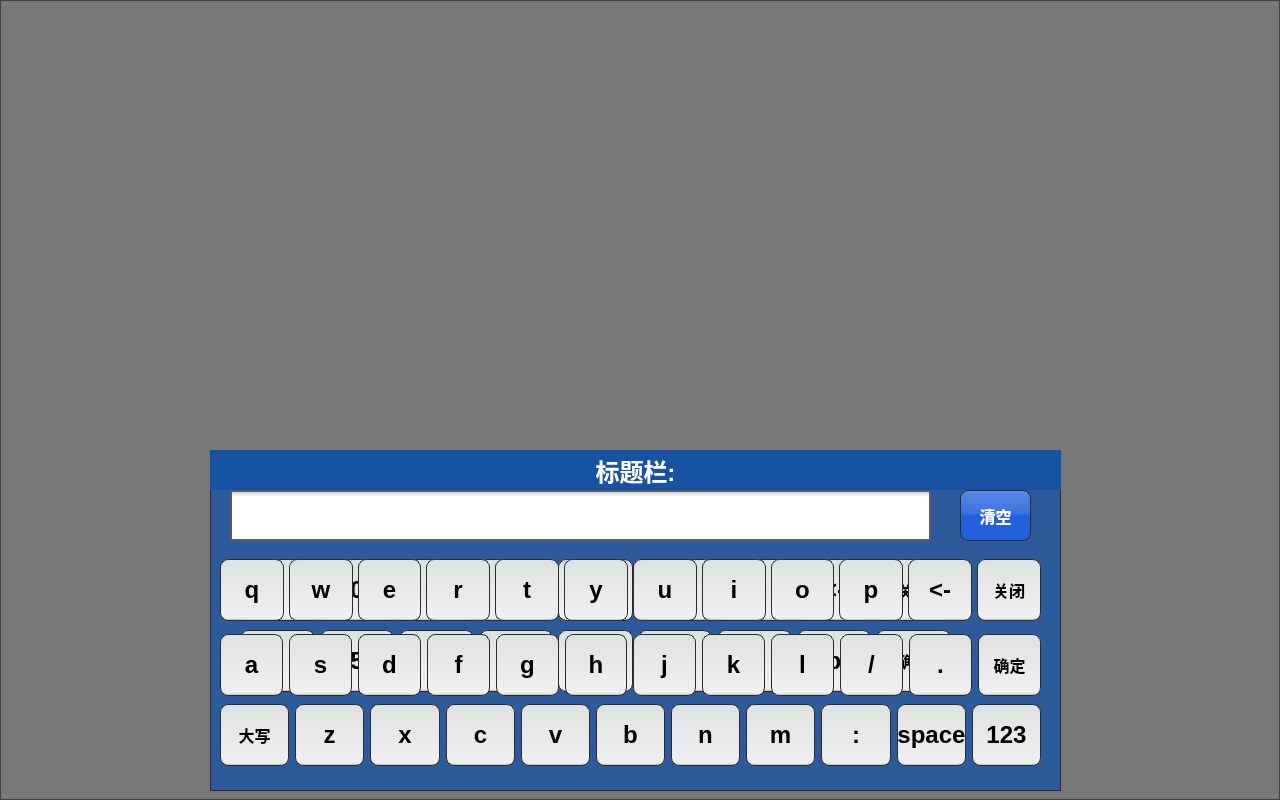
<?xml version="1.0" encoding="UTF-8"?>
<ui version="4.0">
 <class>DialogInput</class>
 <widget class="QDialog" name="DialogInput">
  <property name="geometry">
   <rect>
    <x>0</x>
    <y>0</y>
    <width>1280</width>
    <height>800</height>
   </rect>
  </property>
  <property name="windowTitle">
   <string>Dialog</string>
  </property>
  <property name="styleSheet">
   <string notr="true"/>
  </property>
  <widget class="QFrame" name="frame">
   <property name="geometry">
    <rect>
     <x>0</x>
     <y>0</y>
     <width>1280</width>
     <height>800</height>
    </rect>
   </property>
   <property name="styleSheet">
    <string notr="true">#frame{
background-color: rgba(38, 38, 38, 150);
}
QFrame#frame_2{	
	background-color: rgba(24, 82, 163,200);
	border: 1px solid rgb(44, 44, 44);
}

QPushButton{		
border: 1px solid rgb(44, 44, 44);
border-radius: 8px;
height: 60px;
width: 60px; 		
font: bold 24px;	
	color: rgb(0, 0, 0);
	background-color: qlineargradient(spread:pad, x1:1, y1:1, x2:1, y2:0, stop:0 rgba(181, 181, 182, 230), stop:0.0397727 rgba(239, 240, 241, 255), stop:0.994318 rgba(224, 225, 225, 255));
}
QPushButton:hover{
	background-color: qlineargradient(spread:pad, x1:1, y1:1, x2:1, y2:0, stop:0 rgba(181, 181, 182, 230), stop:0.0227273 rgba(158, 241, 135, 255), stop:0.994318 rgba(181, 225, 133, 255));	
border: 1px solid rgb(44, 44, 44);
	height: 60px;
	width: 60px; 		
	font: bold 24px;
	color: rgb(0, 0, 0);
}
QPushButton:pressed{	
	background-color: qlineargradient(spread:pad, x1:1, y1:1, x2:1, y2:0, stop:0 rgba(181, 181, 182, 230), stop:0.0227273 rgba(158, 241, 135, 255), stop:0.994318 rgba(181, 225, 133, 255));	
border: 1px solid rgb(44, 44, 44);
	height: 60px;
	width: 60px; 		
	font: bold 24px;
	color: rgb(0, 0, 0);
}
QPushButton:focus{padding: -1;}
</string>
   </property>
   <property name="frameShape">
    <enum>QFrame::StyledPanel</enum>
   </property>
   <property name="frameShadow">
    <enum>QFrame::Raised</enum>
   </property>
   <widget class="QFrame" name="frame_2">
    <property name="geometry">
     <rect>
      <x>210</x>
      <y>450</y>
      <width>851</width>
      <height>341</height>
     </rect>
    </property>
    <property name="styleSheet">
     <string notr="true"/>
    </property>
    <property name="frameShape">
     <enum>QFrame::StyledPanel</enum>
    </property>
    <property name="frameShadow">
     <enum>QFrame::Raised</enum>
    </property>
    <widget class="QWidget" name="widget_2" native="true">
     <property name="geometry">
      <rect>
       <x>10</x>
       <y>90</y>
       <width>781</width>
       <height>171</height>
      </rect>
     </property>
     <property name="styleSheet">
      <string notr="true"/>
     </property>
     <widget class="QWidget" name="gridLayoutWidget">
      <property name="geometry">
       <rect>
        <x>20</x>
        <y>10</y>
        <width>711</width>
        <height>151</height>
       </rect>
      </property>
      <layout class="QGridLayout" name="gridLayout" rowstretch="0,0" columnstretch="0,0,0,0,0,0,0,0,0,0" rowminimumheight="0,0" columnminimumwidth="0,0,0,0,0,0,0,0,0,0">
       <property name="horizontalSpacing">
        <number>5</number>
       </property>
       <property name="verticalSpacing">
        <number>0</number>
       </property>
       <item row="1" column="9">
        <widget class="QPushButton" name="pushButton_number_ok">
         <property name="focusPolicy">
          <enum>Qt::NoFocus</enum>
         </property>
         <property name="styleSheet">
          <string notr="true">font:bold 16px;</string>
         </property>
         <property name="text">
          <string>确定</string>
         </property>
        </widget>
       </item>
       <item row="0" column="4">
        <widget class="QPushButton" name="pushButton_key_3">
         <property name="focusPolicy">
          <enum>Qt::NoFocus</enum>
         </property>
         <property name="text">
          <string>3</string>
         </property>
        </widget>
       </item>
       <item row="0" column="2">
        <widget class="QPushButton" name="pushButton_key_1">
         <property name="focusPolicy">
          <enum>Qt::NoFocus</enum>
         </property>
         <property name="text">
          <string>1</string>
         </property>
        </widget>
       </item>
       <item row="0" column="6">
        <widget class="QPushButton" name="pushButton_key_point_2">
         <property name="minimumSize">
          <size>
           <width>40</width>
           <height>40</height>
          </size>
         </property>
         <property name="focusPolicy">
          <enum>Qt::NoFocus</enum>
         </property>
         <property name="text">
          <string>.</string>
         </property>
        </widget>
       </item>
       <item row="0" column="0">
        <widget class="QPushButton" name="pushButton_key_add">
         <property name="focusPolicy">
          <enum>Qt::NoFocus</enum>
         </property>
         <property name="text">
          <string>+</string>
         </property>
        </widget>
       </item>
       <item row="0" column="9">
        <widget class="QPushButton" name="pushButton_number_hide">
         <property name="focusPolicy">
          <enum>Qt::NoFocus</enum>
         </property>
         <property name="styleSheet">
          <string notr="true">font:bold 16px;</string>
         </property>
         <property name="text">
          <string>关闭</string>
         </property>
        </widget>
       </item>
       <item row="0" column="1">
        <widget class="QPushButton" name="pushButton_key_0">
         <property name="focusPolicy">
          <enum>Qt::NoFocus</enum>
         </property>
         <property name="text">
          <string>0</string>
         </property>
        </widget>
       </item>
       <item row="0" column="7">
        <widget class="QPushButton" name="pushButton_number_del">
         <property name="focusPolicy">
          <enum>Qt::NoFocus</enum>
         </property>
         <property name="text">
          <string>&lt;-</string>
         </property>
        </widget>
       </item>
       <item row="0" column="3">
        <widget class="QPushButton" name="pushButton_key_2">
         <property name="focusPolicy">
          <enum>Qt::NoFocus</enum>
         </property>
         <property name="text">
          <string>2</string>
         </property>
        </widget>
       </item>
       <item row="0" column="5">
        <widget class="QPushButton" name="pushButton_key_4">
         <property name="focusPolicy">
          <enum>Qt::NoFocus</enum>
         </property>
         <property name="text">
          <string>4</string>
         </property>
        </widget>
       </item>
       <item row="1" column="7">
        <widget class="QPushButton" name="pushButton_abc">
         <property name="focusPolicy">
          <enum>Qt::NoFocus</enum>
         </property>
         <property name="text">
          <string>abc</string>
         </property>
        </widget>
       </item>
       <item row="1" column="6">
        <widget class="QPushButton" name="pushButton_key_">
         <property name="focusPolicy">
          <enum>Qt::NoFocus</enum>
         </property>
         <property name="text">
          <string>_</string>
         </property>
        </widget>
       </item>
       <item row="1" column="5">
        <widget class="QPushButton" name="pushButton_key_9">
         <property name="focusPolicy">
          <enum>Qt::NoFocus</enum>
         </property>
         <property name="text">
          <string>9</string>
         </property>
        </widget>
       </item>
       <item row="1" column="4">
        <widget class="QPushButton" name="pushButton_key_8">
         <property name="focusPolicy">
          <enum>Qt::NoFocus</enum>
         </property>
         <property name="text">
          <string>8</string>
         </property>
        </widget>
       </item>
       <item row="1" column="3">
        <widget class="QPushButton" name="pushButton_key_7">
         <property name="focusPolicy">
          <enum>Qt::NoFocus</enum>
         </property>
         <property name="text">
          <string>7</string>
         </property>
        </widget>
       </item>
       <item row="1" column="2">
        <widget class="QPushButton" name="pushButton_key_6">
         <property name="focusPolicy">
          <enum>Qt::NoFocus</enum>
         </property>
         <property name="text">
          <string>6</string>
         </property>
        </widget>
       </item>
       <item row="1" column="1">
        <widget class="QPushButton" name="pushButton_key_5">
         <property name="focusPolicy">
          <enum>Qt::NoFocus</enum>
         </property>
         <property name="text">
          <string>5</string>
         </property>
        </widget>
       </item>
       <item row="1" column="0">
        <widget class="QPushButton" name="pushButton_key_del">
         <property name="focusPolicy">
          <enum>Qt::NoFocus</enum>
         </property>
         <property name="text">
          <string>-</string>
         </property>
        </widget>
       </item>
      </layout>
     </widget>
    </widget>
    <widget class="QPushButton" name="pushButton_clear">
     <property name="geometry">
      <rect>
       <x>750</x>
       <y>40</y>
       <width>71</width>
       <height>51</height>
      </rect>
     </property>
     <property name="focusPolicy">
      <enum>Qt::NoFocus</enum>
     </property>
     <property name="styleSheet">
      <string notr="true"> border-style: solid;
 border-width: 1px;

color: rgb(255, 255, 255);

font:bold 16px;
background-color: qlineargradient(spread:pad, x1:1, y1:1, x2:1, y2:0, stop:0.505682 rgba(35, 97, 222, 247), stop:0.539773 rgba(61, 114, 223, 247), stop:1 rgba(93, 142, 239, 238));</string>
     </property>
     <property name="text">
      <string>清空</string>
     </property>
    </widget>
    <widget class="QLineEdit" name="lineEdit_toolText">
     <property name="geometry">
      <rect>
       <x>20</x>
       <y>40</y>
       <width>701</width>
       <height>51</height>
      </rect>
     </property>
     <property name="mouseTracking">
      <bool>true</bool>
     </property>
     <property name="focusPolicy">
      <enum>Qt::ClickFocus</enum>
     </property>
     <property name="styleSheet">
      <string notr="true">background-color: qlineargradient(spread:pad, x1:1, y1:0, x2:1, y2:0.135455, stop:0 rgba(204, 204, 204, 255), stop:0.892045 rgba(255, 255, 255, 255));
font: bold 28px;

border-radius: 1px;
border: 2px solid  rgb(91, 91, 91);

color: rgb(0, 0, 255);


</string>
     </property>
     <property name="text">
      <string/>
     </property>
     <property name="maxLength">
      <number>200</number>
     </property>
     <property name="readOnly">
      <bool>false</bool>
     </property>
    </widget>
    <widget class="QWidget" name="widget" native="true">
     <property name="geometry">
      <rect>
       <x>0</x>
       <y>90</y>
       <width>841</width>
       <height>241</height>
      </rect>
     </property>
     <property name="styleSheet">
      <string notr="true"/>
     </property>
     <widget class="QWidget" name="horizontalLayoutWidget_3">
      <property name="geometry">
       <rect>
        <x>10</x>
        <y>160</y>
        <width>821</width>
        <height>71</height>
       </rect>
      </property>
      <layout class="QHBoxLayout" name="horizontalLayout_3">
       <item>
        <widget class="QPushButton" name="pushButton_capsLook">
         <property name="minimumSize">
          <size>
           <width>0</width>
           <height>20</height>
          </size>
         </property>
         <property name="focusPolicy">
          <enum>Qt::NoFocus</enum>
         </property>
         <property name="styleSheet">
          <string notr="true">font:bold 16px;</string>
         </property>
         <property name="text">
          <string>大写</string>
         </property>
        </widget>
       </item>
       <item>
        <widget class="QPushButton" name="pushButton_key_z">
         <property name="minimumSize">
          <size>
           <width>40</width>
           <height>20</height>
          </size>
         </property>
         <property name="focusPolicy">
          <enum>Qt::NoFocus</enum>
         </property>
         <property name="text">
          <string>z</string>
         </property>
        </widget>
       </item>
       <item>
        <widget class="QPushButton" name="pushButton_key_x">
         <property name="minimumSize">
          <size>
           <width>40</width>
           <height>20</height>
          </size>
         </property>
         <property name="focusPolicy">
          <enum>Qt::NoFocus</enum>
         </property>
         <property name="text">
          <string>x</string>
         </property>
        </widget>
       </item>
       <item>
        <widget class="QPushButton" name="pushButton_key_c">
         <property name="minimumSize">
          <size>
           <width>40</width>
           <height>20</height>
          </size>
         </property>
         <property name="focusPolicy">
          <enum>Qt::NoFocus</enum>
         </property>
         <property name="text">
          <string>c</string>
         </property>
        </widget>
       </item>
       <item>
        <widget class="QPushButton" name="pushButton_key_v">
         <property name="minimumSize">
          <size>
           <width>40</width>
           <height>20</height>
          </size>
         </property>
         <property name="focusPolicy">
          <enum>Qt::NoFocus</enum>
         </property>
         <property name="text">
          <string>v</string>
         </property>
        </widget>
       </item>
       <item>
        <widget class="QPushButton" name="pushButton_key_b">
         <property name="minimumSize">
          <size>
           <width>40</width>
           <height>20</height>
          </size>
         </property>
         <property name="focusPolicy">
          <enum>Qt::NoFocus</enum>
         </property>
         <property name="text">
          <string>b</string>
         </property>
        </widget>
       </item>
       <item>
        <widget class="QPushButton" name="pushButton_key_n">
         <property name="minimumSize">
          <size>
           <width>40</width>
           <height>20</height>
          </size>
         </property>
         <property name="focusPolicy">
          <enum>Qt::NoFocus</enum>
         </property>
         <property name="text">
          <string>n</string>
         </property>
        </widget>
       </item>
       <item>
        <widget class="QPushButton" name="pushButton_key_m">
         <property name="minimumSize">
          <size>
           <width>40</width>
           <height>20</height>
          </size>
         </property>
         <property name="focusPolicy">
          <enum>Qt::NoFocus</enum>
         </property>
         <property name="text">
          <string>m</string>
         </property>
        </widget>
       </item>
       <item>
        <widget class="QPushButton" name="pushButton_maohao">
         <property name="text">
          <string>:</string>
         </property>
        </widget>
       </item>
       <item>
        <widget class="QPushButton" name="pushButton_space">
         <property name="minimumSize">
          <size>
           <width>0</width>
           <height>20</height>
          </size>
         </property>
         <property name="focusPolicy">
          <enum>Qt::NoFocus</enum>
         </property>
         <property name="styleSheet">
          <string notr="true"/>
         </property>
         <property name="text">
          <string>space</string>
         </property>
        </widget>
       </item>
       <item>
        <widget class="QPushButton" name="pushButton_123">
         <property name="minimumSize">
          <size>
           <width>0</width>
           <height>20</height>
          </size>
         </property>
         <property name="focusPolicy">
          <enum>Qt::NoFocus</enum>
         </property>
         <property name="text">
          <string>123</string>
         </property>
        </widget>
       </item>
      </layout>
     </widget>
     <widget class="QWidget" name="horizontalLayoutWidget">
      <property name="geometry">
       <rect>
        <x>10</x>
        <y>90</y>
        <width>821</width>
        <height>71</height>
       </rect>
      </property>
      <layout class="QHBoxLayout" name="horizontalLayout">
       <item>
        <widget class="QPushButton" name="pushButton_key_a">
         <property name="minimumSize">
          <size>
           <width>40</width>
           <height>20</height>
          </size>
         </property>
         <property name="focusPolicy">
          <enum>Qt::NoFocus</enum>
         </property>
         <property name="text">
          <string>a</string>
         </property>
        </widget>
       </item>
       <item>
        <widget class="QPushButton" name="pushButton_key_s">
         <property name="minimumSize">
          <size>
           <width>40</width>
           <height>20</height>
          </size>
         </property>
         <property name="focusPolicy">
          <enum>Qt::NoFocus</enum>
         </property>
         <property name="text">
          <string>s</string>
         </property>
        </widget>
       </item>
       <item>
        <widget class="QPushButton" name="pushButton_key_d">
         <property name="minimumSize">
          <size>
           <width>40</width>
           <height>20</height>
          </size>
         </property>
         <property name="focusPolicy">
          <enum>Qt::NoFocus</enum>
         </property>
         <property name="text">
          <string>d</string>
         </property>
        </widget>
       </item>
       <item>
        <widget class="QPushButton" name="pushButton_key_f">
         <property name="minimumSize">
          <size>
           <width>40</width>
           <height>20</height>
          </size>
         </property>
         <property name="focusPolicy">
          <enum>Qt::NoFocus</enum>
         </property>
         <property name="text">
          <string>f</string>
         </property>
        </widget>
       </item>
       <item>
        <widget class="QPushButton" name="pushButton_key_g">
         <property name="minimumSize">
          <size>
           <width>40</width>
           <height>20</height>
          </size>
         </property>
         <property name="focusPolicy">
          <enum>Qt::NoFocus</enum>
         </property>
         <property name="text">
          <string>g</string>
         </property>
        </widget>
       </item>
       <item>
        <widget class="QPushButton" name="pushButton_key_h">
         <property name="minimumSize">
          <size>
           <width>40</width>
           <height>20</height>
          </size>
         </property>
         <property name="focusPolicy">
          <enum>Qt::NoFocus</enum>
         </property>
         <property name="text">
          <string>h</string>
         </property>
        </widget>
       </item>
       <item>
        <widget class="QPushButton" name="pushButton_key_j">
         <property name="minimumSize">
          <size>
           <width>40</width>
           <height>20</height>
          </size>
         </property>
         <property name="focusPolicy">
          <enum>Qt::NoFocus</enum>
         </property>
         <property name="text">
          <string>j</string>
         </property>
        </widget>
       </item>
       <item>
        <widget class="QPushButton" name="pushButton_key_k">
         <property name="minimumSize">
          <size>
           <width>40</width>
           <height>20</height>
          </size>
         </property>
         <property name="focusPolicy">
          <enum>Qt::NoFocus</enum>
         </property>
         <property name="text">
          <string>k</string>
         </property>
        </widget>
       </item>
       <item>
        <widget class="QPushButton" name="pushButton_key_l">
         <property name="minimumSize">
          <size>
           <width>40</width>
           <height>20</height>
          </size>
         </property>
         <property name="focusPolicy">
          <enum>Qt::NoFocus</enum>
         </property>
         <property name="text">
          <string>l</string>
         </property>
        </widget>
       </item>
       <item>
        <widget class="QPushButton" name="pushButton_key_backslash">
         <property name="minimumSize">
          <size>
           <width>0</width>
           <height>20</height>
          </size>
         </property>
         <property name="focusPolicy">
          <enum>Qt::NoFocus</enum>
         </property>
         <property name="text">
          <string>/</string>
         </property>
        </widget>
       </item>
       <item>
        <widget class="QPushButton" name="pushButton_key_point">
         <property name="minimumSize">
          <size>
           <width>40</width>
           <height>20</height>
          </size>
         </property>
         <property name="focusPolicy">
          <enum>Qt::NoFocus</enum>
         </property>
         <property name="text">
          <string>.</string>
         </property>
        </widget>
       </item>
       <item>
        <widget class="QPushButton" name="pushButton_OK">
         <property name="minimumSize">
          <size>
           <width>40</width>
           <height>20</height>
          </size>
         </property>
         <property name="focusPolicy">
          <enum>Qt::NoFocus</enum>
         </property>
         <property name="styleSheet">
          <string notr="true">font:bold 16px;</string>
         </property>
         <property name="text">
          <string>确定</string>
         </property>
        </widget>
       </item>
      </layout>
     </widget>
     <widget class="QWidget" name="horizontalLayoutWidget_2">
      <property name="geometry">
       <rect>
        <x>10</x>
        <y>10</y>
        <width>821</width>
        <height>81</height>
       </rect>
      </property>
      <layout class="QHBoxLayout" name="horizontalLayout_2">
       <property name="spacing">
        <number>5</number>
       </property>
       <property name="bottomMargin">
        <number>1</number>
       </property>
       <item>
        <widget class="QPushButton" name="pushButton_key_q">
         <property name="minimumSize">
          <size>
           <width>40</width>
           <height>20</height>
          </size>
         </property>
         <property name="focusPolicy">
          <enum>Qt::NoFocus</enum>
         </property>
         <property name="text">
          <string>q</string>
         </property>
        </widget>
       </item>
       <item>
        <widget class="QPushButton" name="pushButton_key_w">
         <property name="minimumSize">
          <size>
           <width>40</width>
           <height>20</height>
          </size>
         </property>
         <property name="focusPolicy">
          <enum>Qt::NoFocus</enum>
         </property>
         <property name="text">
          <string>w</string>
         </property>
        </widget>
       </item>
       <item>
        <widget class="QPushButton" name="pushButton_key_e">
         <property name="minimumSize">
          <size>
           <width>40</width>
           <height>20</height>
          </size>
         </property>
         <property name="focusPolicy">
          <enum>Qt::NoFocus</enum>
         </property>
         <property name="text">
          <string>e</string>
         </property>
        </widget>
       </item>
       <item>
        <widget class="QPushButton" name="pushButton_key_r">
         <property name="minimumSize">
          <size>
           <width>40</width>
           <height>20</height>
          </size>
         </property>
         <property name="focusPolicy">
          <enum>Qt::NoFocus</enum>
         </property>
         <property name="text">
          <string>r</string>
         </property>
        </widget>
       </item>
       <item>
        <widget class="QPushButton" name="pushButton_key_t">
         <property name="minimumSize">
          <size>
           <width>40</width>
           <height>20</height>
          </size>
         </property>
         <property name="focusPolicy">
          <enum>Qt::NoFocus</enum>
         </property>
         <property name="text">
          <string>t</string>
         </property>
        </widget>
       </item>
       <item>
        <widget class="QPushButton" name="pushButton_key_y">
         <property name="minimumSize">
          <size>
           <width>40</width>
           <height>10</height>
          </size>
         </property>
         <property name="focusPolicy">
          <enum>Qt::NoFocus</enum>
         </property>
         <property name="text">
          <string>y</string>
         </property>
        </widget>
       </item>
       <item>
        <widget class="QPushButton" name="pushButton_key_u">
         <property name="minimumSize">
          <size>
           <width>40</width>
           <height>20</height>
          </size>
         </property>
         <property name="focusPolicy">
          <enum>Qt::NoFocus</enum>
         </property>
         <property name="text">
          <string>u</string>
         </property>
        </widget>
       </item>
       <item>
        <widget class="QPushButton" name="pushButton_key_i">
         <property name="minimumSize">
          <size>
           <width>40</width>
           <height>20</height>
          </size>
         </property>
         <property name="focusPolicy">
          <enum>Qt::NoFocus</enum>
         </property>
         <property name="text">
          <string>i</string>
         </property>
        </widget>
       </item>
       <item>
        <widget class="QPushButton" name="pushButton_key_o">
         <property name="minimumSize">
          <size>
           <width>40</width>
           <height>20</height>
          </size>
         </property>
         <property name="focusPolicy">
          <enum>Qt::NoFocus</enum>
         </property>
         <property name="text">
          <string>o</string>
         </property>
        </widget>
       </item>
       <item>
        <widget class="QPushButton" name="pushButton_key_p">
         <property name="minimumSize">
          <size>
           <width>40</width>
           <height>20</height>
          </size>
         </property>
         <property name="focusPolicy">
          <enum>Qt::NoFocus</enum>
         </property>
         <property name="text">
          <string>p</string>
         </property>
        </widget>
       </item>
       <item>
        <widget class="QPushButton" name="pushButton_del">
         <property name="minimumSize">
          <size>
           <width>40</width>
           <height>20</height>
          </size>
         </property>
         <property name="focusPolicy">
          <enum>Qt::NoFocus</enum>
         </property>
         <property name="text">
          <string>&lt;-</string>
         </property>
        </widget>
       </item>
       <item>
        <widget class="QPushButton" name="pushButton_hide">
         <property name="minimumSize">
          <size>
           <width>0</width>
           <height>20</height>
          </size>
         </property>
         <property name="focusPolicy">
          <enum>Qt::NoFocus</enum>
         </property>
         <property name="styleSheet">
          <string notr="true">font:bold 16px;</string>
         </property>
         <property name="text">
          <string>关闭</string>
         </property>
        </widget>
       </item>
      </layout>
     </widget>
    </widget>
    <widget class="QLabel" name="labelTitle">
     <property name="geometry">
      <rect>
       <x>0</x>
       <y>0</y>
       <width>851</width>
       <height>40</height>
      </rect>
     </property>
     <property name="font">
      <font>
       <pointsize>-1</pointsize>
       <weight>75</weight>
       <italic>false</italic>
       <bold>true</bold>
      </font>
     </property>
     <property name="styleSheet">
      <string notr="true">color: rgb(255, 255, 255);
font:bold 24px;
background-color: rgb(24, 82, 163);</string>
     </property>
     <property name="lineWidth">
      <number>1</number>
     </property>
     <property name="text">
      <string>标题栏:</string>
     </property>
     <property name="alignment">
      <set>Qt::AlignCenter</set>
     </property>
    </widget>
   </widget>
  </widget>
 </widget>
 <resources/>
 <connections/>
</ui>
